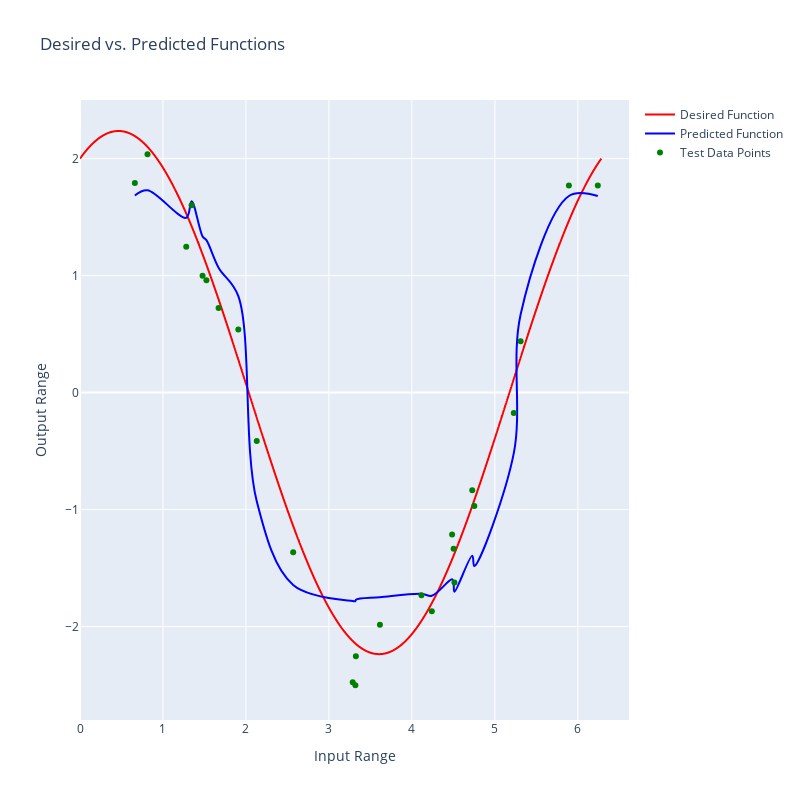

Write notebook code for a chart like this one.
### Code cell
x_axis= torch.linspace(0,2*torch.pi,10000)
y_axis= torch.sin(x_axis) + 2*torch.cos(x_axis)

fig = go.Figure(data=go.Line(
    x=x_axis,
    y=y_axis,
    name='Desired Function',
    mode='lines',
    line_shape='spline',
    marker=dict(
        color = 'red'
    )
))

fig.add_trace(go.Scatter(
    x=test,
    y=predictions,
    name='Predicted Function',
    mode='lines',
    line_shape='spline',
    line=dict(
        width=2,
        color = 'blue'
    )
))

fig.add_trace(go.Scatter(
    x=test,
    y=test_data,
    name='Test Data Points',
    mode='markers',
    line=dict(
        width=2,
        color = 'green'
    )
))

fig.update_layout(height=800, width=800,
                  showlegend=True,
                  title='Desired vs. Predicted Functions',
                  xaxis_title='Input Range',
                  yaxis_title='Output Range')


fig.show()

### Figure 1 — Plotly figure (JSON) as saved in the notebook; plotly's stock layout.template omitted (floating-point values rounded to 4 significant figures; data arrays with more than 128 entries replaced by an {"elided": "..."} marker saying what was removed)
{"data": [{"line": {"shape": "spline"}, "marker": {"color": "red"}, "mode": "lines", "name": "Desired Function", "type": "scatter", "x": {"elided": "10000 float values"}, "y": {"elided": "10000 float values"}}, {"line": {"color": "blue", "shape": "spline", "width": 2}, "mode": "lines", "name": "Predicted Function", "type": "scatter", "x": [0.661, 0.8136, 1.28, 1.345, 1.477, 1.524, 1.67, 1.908, 2.13, 2.569, 3.287, 3.319, 3.325, 3.615, 4.115, 4.24, 4.485, 4.503, 4.513, 4.728, 4.752, 5.228, 5.311, 5.893, 6.241], "y": [1.685, 1.73, 1.494, 1.636, 1.335, 1.303, 1.068, 0.8245, -0.9291, -1.645, -1.782, -1.783, -1.77, -1.749, -1.72, -1.737, -1.596, -1.636, -1.702, -1.394, -1.483, -0.5179, 0.6671, 1.68, 1.68]}, {"line": {"color": "green", "width": 2}, "mode": "markers", "name": "Test Data Points", "type": "scatter", "x": [0.661, 0.8136, 1.28, 1.345, 1.477, 1.524, 1.67, 1.908, 2.13, 2.569, 3.287, 3.319, 3.325, 3.615, 4.115, 4.24, 4.485, 4.503, 4.513, 4.728, 4.752, 5.228, 5.311, 5.893, 6.241], "y": [1.792, 2.037, 1.246, 1.602, 0.9994, 0.9598, 0.7221, 0.5384, -0.4149, -1.364, -2.476, -2.502, -2.255, -1.985, -1.732, -1.87, -1.213, -1.335, -1.623, -0.8356, -0.97, -0.1752, 0.4378, 1.771, 1.771]}], "layout": {"height": 800, "showlegend": true, "title": {"text": "Desired vs. Predicted Functions"}, "width": 800, "xaxis": {"title": {"text": "Input Range"}}, "yaxis": {"title": {"text": "Output Range"}}}}
